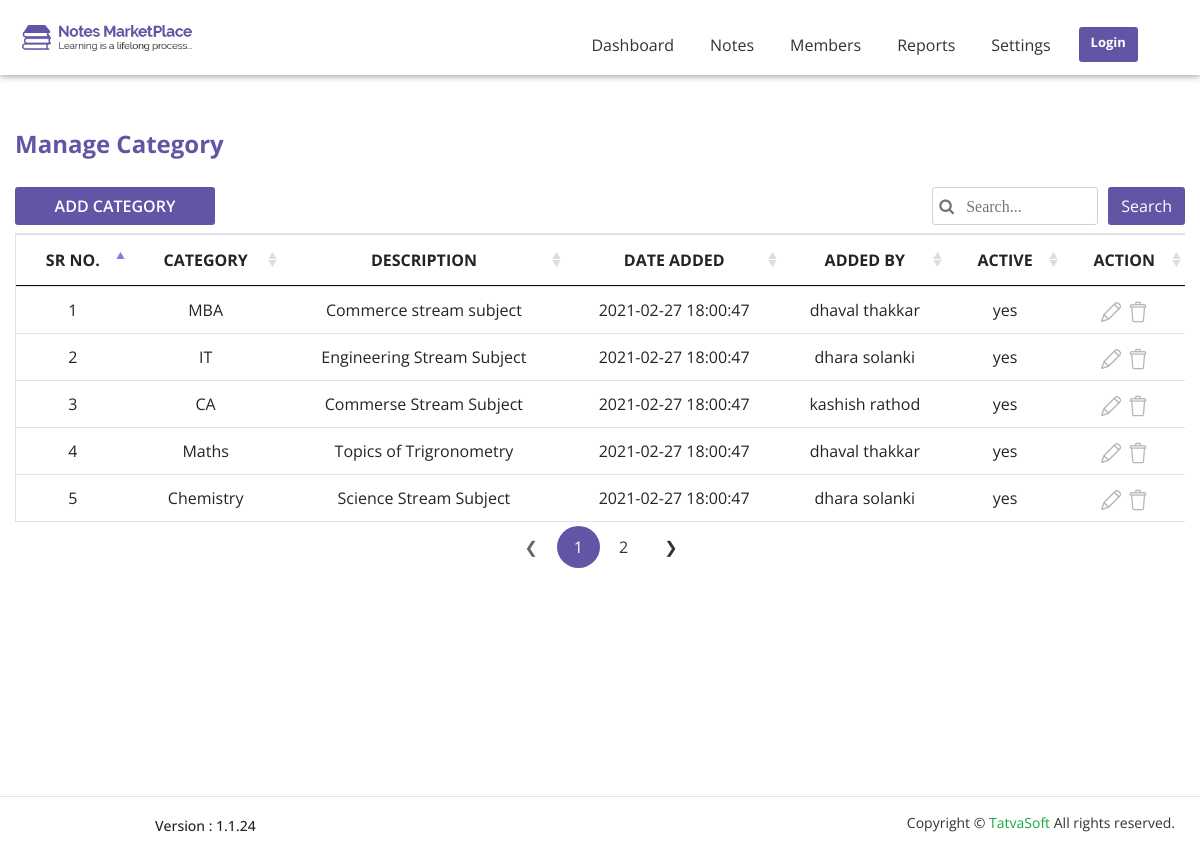
Screenshot of /Notes-project/admin/manage-category.php with the database file from the repository.
### tables this page shows
CREATE TABLE `note_categories` (
  `Category_id` int(11) UNSIGNED NOT NULL,
  `Name` varchar(100) NOT NULL,
  `Description` varchar(255) NOT NULL,
  `CreatedDate` datetime DEFAULT NULL,
  `CreatedBy` int(11) DEFAULT NULL,
  `ModifiedDate` datetime DEFAULT NULL,
  `ModifiedBy` int(11) DEFAULT NULL,
  `IsActive` bit(1) NOT NULL
);

CREATE TABLE `users` (
  `User_id` int(11) UNSIGNED NOT NULL,
  `UserRole_id` int(11) UNSIGNED NOT NULL,
  `FirstName` varchar(50) NOT NULL,
  `LastName` varchar(50) NOT NULL,
  `Email` varchar(100) NOT NULL,
  `Password` varchar(24) NOT NULL,
  `IsEmailVerified` bit(1) NOT NULL,
  `CreatedDate` datetime DEFAULT NULL,
  `CreatedBy` int(11) DEFAULT NULL,
  `ModifiedDate` datetime DEFAULT NULL,
  `ModifiedBy` int(11) DEFAULT NULL,
  `IsActive` bit(1) NOT NULL
);

### Notes-project/admin/manage-category.php (the view, shortened to what this page needs)
<?php
include "connection.php";
if(isset($_POST['search'])){
    $search_text = $_POST['search_text'];
     $query_category = mysqli_query($conn,"SELECT note_categories.Category_id,note_categories.Name,note_categories.Description,note_categories.CreatedBy,note_categories.IsActive,note_categories.CreatedDate,users.FirstName,users.LastName FROM note_categories LEFT JOIN users ON note_categories.CreatedBy=users.User_id WHERE (note_categories.Name LIKE '%$search_text%' OR note_categories.Description LIKE '%$search_text%' OR users.FirstName LIKE '%$search_text%' OR users.LastName LIKE '%$search_text%' OR note_categories.CreatedDate LIKE '%$search_text%')");
}
else{
  $query_category = mysqli_query($conn,"SELECT note_categories.Category_id,note_categories.Name,note_categories.Description,note_categories.CreatedBy,note_categories.IsActive,note_categories.CreatedDate,users.FirstName,users.LastName FROM note_categories LEFT JOIN users ON note_categories.CreatedBy=users.User_id");
}
?>
<html>
<head>
    <link rel="stylesheet" href="css/font-awesome/css/font-awesome.min.css">
    <link rel="stylesheet" href="css/bootstrap/bootstrap.min.css">
     <link rel="stylesheet" href="css/jquery.dataTables.css">
    <link rel="stylesheet" href="css/style.css">
    <link rel="stylesheet" href="css/responsive.css">
</head>
<body>
   <?php
    include "admin-header.php";
    ?>
    <div class="bottom-footer">
        <section id="administrator">
            <div class="container dash-space">
                <div class="row">
                    <div class="col-lg-12 col-md-12 col-sm-12 col-12 common-space">
                        <h4>Manage Category</h4>
                    </div>
                </div>
                <div class="row">
                    <div class="col-lg-6 col-md-6 col-sm-12 col-12 common-space">
                        <a href="add-category.php"><button class="btn btn-admin">ADD CATEGORY</button></a>
                    </div>
                    <div class="col-lg-6 col-md-6 col-sm-12 col-12 common-space">
                       <form method="post">
                        <button type="submit" class="btn search-admin" name="search">Search</button>
                        <input type="search" placeholder=' &#xf002   Search...' name="search_text" />
                        </form>
                    </div>
                </div>
                <div class="row">
                    <div class="table-responsive">
                        <table class="table border common-table-width-2 text-center" id="myTable">
                            <thead>
                                <tr>
                                    <th scope="col">SR NO.</th>
                                    <th scope="col">CATEGORY</th>
                                    <th scope="col">DESCRIPTION</th>
                                    <th scope="col">DATE ADDED</th>
                                    <th scope="col">ADDED BY</th>
                                    <th scope="col">ACTIVE</th>
                                    <th scope="col">ACTION</th>
                                </tr>
                            </thead>
                            <tbody>
                               <?php
                               $i=1;
                                while($row=mysqli_fetch_assoc($query_category)){
                                    $categoryname = $row['Name'];
                                    $description = $row['Description'];
                                    $addedby_fname = $row['FirstName'];
                                    $addedby_lname = $row['LastName'];
                                    $date_added = $row['CreatedDate'];
                                    $active = $row['IsActive'];
                                    $category_id = $row['Category_id'];
                                ?>
                                <tr>
                                   <td><?php echo $i ?></td>
                                    <td><?php echo $categoryname?></td>
                                    <td><?php echo $description ?></td>
                                    <td><?php echo $date_added ?></td>
                                    <td><?php echo "$addedby_fname&nbsp;$addedby_lname"?></td>
                                    <?php
                                    if($active == 1){
                                        echo "<td>yes</td>";
                                    }
                                    else{
                                         echo "<td>no</td>";
                                        }
                                    ?>
                                    <td>
                                        <a href="add-category.php?categoryid=<?php echo $category_id ?>"><img src="image/administrator/edit.png" alt="edit"></a>&nbsp;
                                        <a class="delete-category-popup" data-target="#exampleModalcategory" data-toggle="modal" data-id="<?php echo $category_id ?>"><img src="image/administrator/delete.png" alt="delete"></a>
                                    </td>
                                </tr>
                             <?php
                                $i++;
                                }
                                ?>
                            </tbody>
                        </table>
                    </div>
                </div>
            </div>
        </section>
    </div>
    <?php include "admin-footer.php";
    ?>
</body>
</html>

### Notes-project/admin/css/style.css (style rules this page uses)
html,body { height: 100%; font-family: "Open Sans",sans-serif; }
section { background-color: white; overflow: hidden; }
#administrator { margin-top: 50px; }
#administrator h4 { color: #6255a5; font-weight: 700; padding: 40px 0 20px 0; }
#administrator table { border: 1px solid #d1d1d1; line-height: 30px; margin-top: 30px; }
.btn-admin { color: #fff; background-color: #6255a5; border-radius: 3px; width: 200px; float: left; font-weight: 600; }
.search-admin { color: #fff; background-color: #6255a5; border-radius: 3px; width: 100x; }
#administrator input { height: 38px; border: 1px solid #d1d1d1; border-radius: 3px; margin-right: 10px; font-family: FontAwesome; }
#administrator input, .search-admin { float: right; }
.common-space { padding: 0; }
.dash-space { padding: 40px 0 20px 0; }
.common-table-width-2 { width: 1170px; }
.bottom-footer { min-height: 100%; }

### rows the page displays
note_categories: Name "MBA", Description "Commerce stream subject", CreatedDate "2021-02-27 18:00:47", users.FirstName "dhaval", users.LastName "thakkar", IsActive "yes"
note_categories: Name "IT", Description "Engineering Stream Subject", CreatedDate "2021-02-27 18:00:47", users.FirstName "dhara", users.LastName "solanki", IsActive "yes"
note_categories: Name "CA", Description "Commerse Stream Subject", CreatedDate "2021-02-27 18:00:47", users.FirstName "kashish", users.LastName "rathod", IsActive "yes"
note_categories: Name "Maths", Description "Topics of Trigronometry", CreatedDate "2021-02-27 18:00:47", users.FirstName "dhaval", users.LastName "thakkar", IsActive "yes"
note_categories: Name "Chemistry", Description "Science Stream Subject", CreatedDate "2021-02-27 18:00:47", users.FirstName "dhara", users.LastName "solanki", IsActive "yes"
